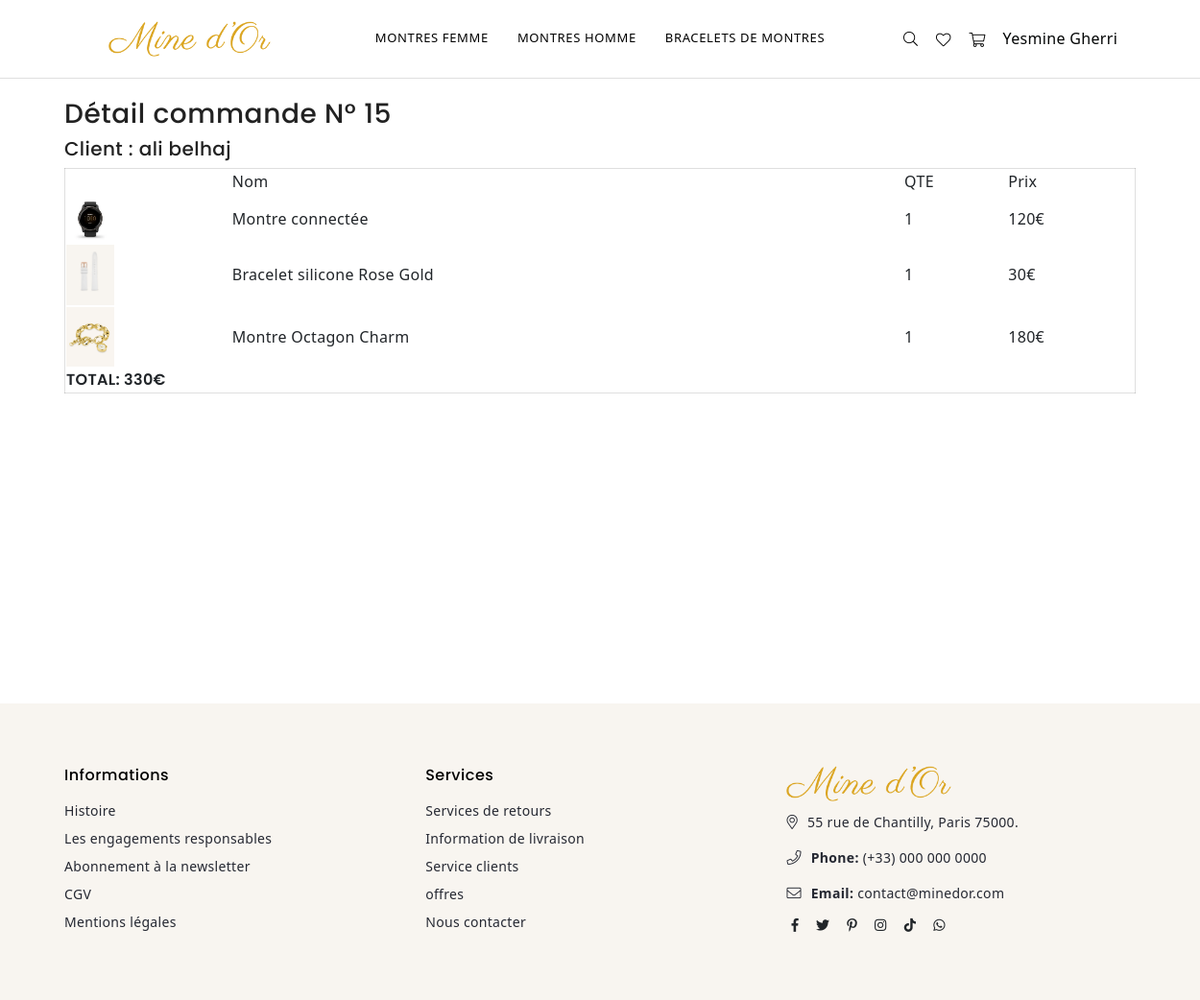
Page /index.php?p=panier.detail&id=15 (signed in) on the committed database.
### tables this page shows
CREATE TABLE `categories` (
  `id` int(11) NOT NULL,
  `titre` varchar(255) DEFAULT NULL
);

CREATE TABLE `commandes` (
  `id` int(11) NOT NULL,
  `prix_total` int(11) DEFAULT NULL,
  `user_id` int(11) DEFAULT NULL,
  `donnees` text DEFAULT NULL,
  `date_commande` date DEFAULT NULL,
  `produits` text NOT NULL
);

CREATE TABLE `users` (
  `id` int(11) NOT NULL,
  `username` varchar(255) DEFAULT NULL,
  `password` char(60) DEFAULT NULL,
  `firstname` varchar(50) DEFAULT NULL,
  `lastname` varchar(50) DEFAULT NULL,
  `email` text DEFAULT NULL,
  `tel` varchar(15) DEFAULT NULL,
  `role` varchar(50) DEFAULT NULL
);

CREATE TABLE `produits` (
  `id` int(11) NOT NULL,
  `titre` varchar(30) NOT NULL,
  `description` text NOT NULL,
  `img` text NOT NULL,
  `prix` float NOT NULL,
  `category_id` int(11) NOT NULL,
  `sous_category_id` int(11) NOT NULL,
  `date` date NOT NULL
);

### core/Controller/Controller.php (called while the page is built, shortened)
<?php
class Controller{
    protected $viewPath;
    protected $template;
    protected function render($view, $variables = []){
        extract($variables);
        require($this->viewPath . str_replace('.', '/', $view) . '.php');
        require($this->viewPath . 'templates/' . $this->template . '.php');
    }
}

### app/Controller/PanierController.php (called while the page is built, shortened)
<?php
class PanierController extends AppController{
    public function detail(){
        $commandeId = $_GET['id'];
        $commande = $this->Commande->find($commandeId);
        $this->render('panier.detailCommande', compact('commande'));
    }
}

### public/index.php (called while the page is built, shortened)
<?php
require ROOT . '/app/App.php';
if(isset($_GET['p'])){
    $page = $_GET['p'];
}else{
    $page = 'home.index';
}
$page = explode('.', $page);
if($page[0] == 'admin'){
    $controller = '\App\Controller\Admin\\' . ucfirst($page[1]) . 'Controller';
    $action = $page[2];
} else{
    $action = $page[1];
}
$controller = new $controller();
$controller->$action();

### core/Table/Table.php (called while the page is built, shortened)
<?php
class Table
{
    protected $table;
    protected $db;
    public function __construct(Database $db)
    {
        $this->db = $db;
    }
    public function find($id){
        return $this->query("SELECT * FROM {$this->table} WHERE id = ?", [$id], true);
    }
    public function query($statement, $attributes = null, $one = false){
        if($attributes){
            return $this->db->prepare(
                $statement,
                $attributes,
                str_replace('Table', 'Entity', get_class($this)),
                $one
            );
        } else {
            return $this->db->query(
                $statement,
                str_replace('Table', 'Entity', get_class($this)),
                $one
            );
        }
    }
}

### core/Database/MysqlDatabase.php (called while the page is built, shortened)
<?php
class MysqlDatabase extends Database{
    private $db_name;
    private $db_user;
    private $db_pass;
    private $db_host;
    private $pdo;
    public function __construct($db_name, $db_user = 'root', $db_pass = 'root', $db_host = 'localhost'){
        $this->db_name = $db_name;
        $this->db_user = $db_user;
        $this->db_pass = $db_pass;
        $this->db_host = $db_host;
    }
    private function getPDO(){
        if($this->pdo === null){
            $pdo = new PDO('mysql:dbname=' . $this->db_name . ';host=' . $this->db_host, $this->db_user, $this->db_pass);
            $pdo->setAttribute(PDO::ATTR_ERRMODE, PDO::ERRMODE_EXCEPTION);
            $this->pdo = $pdo;
        }
        return $this->pdo;
    }
    public function query($statement, $class_name = null, $one = false){
        $req = $this->getPDO()->query($statement);
        if($class_name === null){
            $req->setFetchMode(PDO::FETCH_OBJ);
        } else{
            $req->setFetchMode(PDO::FETCH_CLASS, $class_name);
        }
        if($one) {
            $datas = $req->fetch();
        } else {
            $datas = $req->fetchAll();
        }
        return $datas;
    }
    public function prepare($statement, $attributes, $class_name = null, $one = false){
        $req = $this->getPDO()->prepare($statement);
        $res = $req->execute($attributes);
        if($class_name === null){
            $req->setFetchMode(PDO::FETCH_OBJ);
        } else {
            $req->setFetchMode(PDO::FETCH_CLASS, $class_name);
        }
        if($one) {
            $datas = $req->fetch();
        } else {
            $datas = $req->fetchAll();
        }
        return $datas;
    }
}

### app/Autoloader.php (called while the page is built, shortened)
<?php
class Autoloader{
    static function autoload($class){
        if (strpos($class, __NAMESPACE__ . '\\') === 0){
            $class = str_replace(__NAMESPACE__ . '\\', '', $class);
            $class = str_replace('\\', '/', $class);
        }
    }
}

### core/Autoloader.php (called while the page is built, shortened)
<?php
class Autoloader{
    static function autoload($class){
        if (strpos($class, __NAMESPACE__ . '\\') === 0){
            $class = str_replace(__NAMESPACE__ . '\\', '', $class);
            $class = str_replace('\\', '/', $class);
        }
    }
}

### app/App.php (called while the page is built, shortened)
<?php
class App{
    private $db_instance;
    private static $_instance;
    public static function getInstance(){
        if(is_null(self::$_instance)){
            self::$_instance = new App();
        }
        return self::$_instance;
    }
    public static function load(){
        require ROOT . '/app/Autoloader.php';
        require ROOT . '/core/Autoloader.php';
    }
    public function getTable($name){
        return new $class_name($this->getDb());
    }
    public function getDb(){
        $config = Config::getInstance(ROOT . '/config/config.php');
        if(is_null($this->db_instance)){
            $this->db_instance = new MysqlDatabase($config->get('db_name'), $config->get('db_user'), $config->get('db_pass'), $config->get('db_host'));
        }
        return $this->db_instance;
    }
}

### core/Config.php (called while the page is built, shortened)
<?php
class Config
{
    private $settings = [];
    private static $_instance;
    public static function getInstance($file)
    {
        if (is_null(self::$_instance)) {
            self::$_instance = new Config($file);
        }
        return self::$_instance;
    }
    public function __construct($file)
    {
        $this->settings = require($file);
    }
    public function get($key)
    {
        return $this->settings[$key];
    }
}

### config/config.php (called while the page is built)
<?php
return array(
    "db_user" => "root",
    "db_pass" => "root",
    "db_host" => "localhost",
    "db_name" => "mvc"
);

### app/Table/CategoryTable.php (called while the page is built, shortened)
<?php
class CategoryTable extends Table{
    public function all(){
        return $this->query("
            SELECT categories.id, categories.titre
            FROM categories");
    }
}

### app/Views/panier/detailCommande.php (the view)
<div id="page-content">
            <div class="container top-page-content">
                <?php
                $produits = unserialize($commande->produits);
                $donnee = unserialize($commande->donnees);
                $totalCommande = $donnee['commande-total'];
                $user = App::getInstance()->getTable('User')->find($commande->user_id);
                ?>
<h3>Détail commande N° <?= $commande->id;?></h3>
<h5>Client : <?= $user->firstname . " ". $user->lastname;?></h5>
<table>
<tr>
<td></td>
<td>Nom</td>
<td>QTE</td>
<td>Prix</td>
</tr>
<?php
foreach($produits as $key => $produit){
    $extract = explode('-',$produit);
    $idProduit = $extract[0];
    $nbr = $extract[1];
    $product = App::getInstance()->getTable('Produit')->find($idProduit);
?>
<tr>
<td><img width="50px"  src="img/upload/<?= $product->img; ?>"  alt="<?= $product->titre; ?>" /></td>
<td><?= $product->titre;?></td>
<td><?= $nbr;?></td>
<td><?= $product->prix;?>€</td>
</tr>
    <?php
}
?>
<tr>
    <th colspan="4">Total: <?= $totalCommande?>€</th>
</tr>
</table>
            </div></div>

### app/Views/templates/menu.php (shortened to what this page needs)
 <?php
         $categories = App::getInstance()->getTable('Category')->all();
?>
              <div class="row">
                <div
                  class="col-1 col-sm-12 col-md-12 col-lg-12 align-self-center d-menu-col"
                >
                  <nav class="grid__item" id="AccessibleNav">
                    <ul id="siteNav" class="site-nav medium center hidearrow">
                      <?php foreach ($categories as $categorie) {
                          ?>
                          <li class="lvl1 parent dropdown_nav">
                              <a href="?p=category.index&id=<?= $categorie->id;?>"
                          ><?php echo $categorie->titre;?> </a>
                      </li>
                          <?php
                      } ?>
                    </ul>
                  </nav>
                </div>
              </div>

### public/css/plugins.css (style rules this page uses)
@media (prefers-reduced-motion: no-preference) { :root { scroll-behavior: smooth; } }
body { margin: 0; font-family: var(--bs-font-sans-serif); font-size: 1rem; font-weight: 400; line-height: 1.5; color: #212529; background-color: #fff; -webkit-text-size-adjust: 100%; -webkit-tap-highlight-color: transparent; }
a { text-decoration: none !important; }
.h2, .h3, .h4, .h5, h2, h3, h4, h5 { margin-top: 0; margin-bottom: 0.5rem; font-weight: 500; line-height: 1.2; }
.h3, h3 { font-size: calc(1.3rem + 0.6vw); }
@media (min-width: 1200px) { .h3, h3 { font-size: 1.75rem; } }
.h5, h5 { font-size: 1.25rem; }
ul { padding-left: 2rem; }
ul { margin-top: 0; margin-bottom: 1rem; }
img { vertical-align: middle; }
.container { width: 100%; padding-right: var(--bs-gutter-x, 0.75rem); padding-left: var(--bs-gutter-x, 0.75rem); margin-right: auto; margin-left: auto; }
@media (min-width: 576px) { .container { max-width: 540px; } }
@media (min-width: 768px) { .container { max-width: 720px; } }
@media (min-width: 992px) { .container { max-width: 960px; } }
@media (min-width: 1200px) { .container { max-width: 1140px; } }
.row { --bs-gutter-x: 1.5rem; --bs-gutter-y: 0; display: flex; flex-wrap: wrap; margin-top: calc(var(--bs-gutter-y) * -1); margin-right: calc(var(--bs-gutter-x) * -0.5); margin-left: calc(var(--bs-gutter-x) * -0.5); }
.row>* { flex-shrink: 0; width: 100%; max-width: 100%; padding-right: calc(var(--bs-gutter-x) * 0.5); padding-left: calc(var(--bs-gutter-x) * 0.5); margin-top: var(--bs-gutter-y); }
.col-1 { flex: 0 0 auto; width: 8.33333333%; }
@media (min-width: 576px) { .col-sm-12 { flex: 0 0 auto; width: 59%; } }
@media (min-width: 768px) { .col-md-12 { flex: 0 0 auto; width: 75%; } }
@media (min-width: 992px) { .col-lg-12 { flex: 0 0 auto; width: 100%; } }
.align-self-center { align-self: center !important; }

### rows in the picture
categories: titre "MONTRES FEMME"
categories: titre "MONTRES HOMME"
categories: titre "BRACELETS DE MONTRES"
commandes: id "15", produits "1", donnees "330"
users: firstname "ali", lastname "belhaj"
produits: img (picture), titre "Montre connectée", prix "120"
produits: img (picture), titre "Bracelet silicone Rose Gold", prix "30"
produits: img (picture), titre "Montre Octagon Charm", prix "180"

### other values in the picture
$_SESSION['user']->firstname "Yesmine"
$_SESSION['user']->lastname "Gherri"
